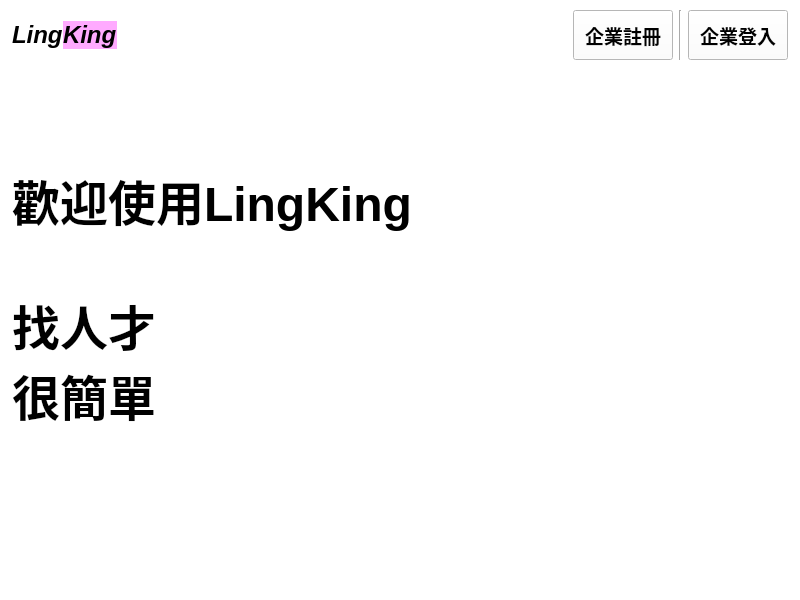
<?xml version="1.0" encoding="UTF-8"?>
<ui version="4.0">
 <class>companyInitWindow</class>
 <widget class="QMainWindow" name="companyInitWindow">
  <property name="geometry">
   <rect>
    <x>0</x>
    <y>0</y>
    <width>800</width>
    <height>600</height>
   </rect>
  </property>
  <property name="windowTitle">
   <string>LingKing</string>
  </property>
  <property name="styleSheet">
   <string notr="true">background-color: rgb(255, 255, 255);</string>
  </property>
  <widget class="QWidget" name="centralwidget">
   <layout class="QGridLayout" name="gridLayout_2">
    <property name="leftMargin">
     <number>12</number>
    </property>
    <property name="topMargin">
     <number>10</number>
    </property>
    <property name="rightMargin">
     <number>12</number>
    </property>
    <property name="bottomMargin">
     <number>10</number>
    </property>
    <item row="0" column="0">
     <layout class="QGridLayout" name="gridLayout">
      <item row="1" column="1">
       <spacer name="verticalSpacer">
        <property name="orientation">
         <enum>Qt::Vertical</enum>
        </property>
        <property name="sizeType">
         <enum>QSizePolicy::Expanding</enum>
        </property>
        <property name="sizeHint" stdset="0">
         <size>
          <width>20</width>
          <height>200</height>
         </size>
        </property>
       </spacer>
      </item>
      <item row="2" column="0">
       <widget class="QLabel" name="label_3">
        <property name="sizePolicy">
         <sizepolicy hsizetype="Minimum" vsizetype="Minimum">
          <horstretch>0</horstretch>
          <verstretch>0</verstretch>
         </sizepolicy>
        </property>
        <property name="minimumSize">
         <size>
          <width>430</width>
          <height>270</height>
         </size>
        </property>
        <property name="font">
         <font>
          <pointsize>36</pointsize>
          <weight>75</weight>
          <bold>true</bold>
         </font>
        </property>
        <property name="text">
         <string>歡迎使用LingKing

找人才
很簡單</string>
        </property>
       </widget>
      </item>
      <item row="2" column="1">
       <widget class="QLabel" name="label">
        <property name="minimumSize">
         <size>
          <width>128</width>
          <height>128</height>
         </size>
        </property>
        <property name="text">
         <string/>
        </property>
        <property name="pixmap">
         <pixmap>hunter.png</pixmap>
        </property>
       </widget>
      </item>
      <item row="0" column="0">
       <layout class="QHBoxLayout" name="horizontalLayout_2">
        <property name="spacing">
         <number>0</number>
        </property>
        <item>
         <widget class="QLabel" name="label_4">
          <property name="enabled">
           <bool>true</bool>
          </property>
          <property name="sizePolicy">
           <sizepolicy hsizetype="Fixed" vsizetype="Fixed">
            <horstretch>1</horstretch>
            <verstretch>0</verstretch>
           </sizepolicy>
          </property>
          <property name="minimumSize">
           <size>
            <width>50</width>
            <height>20</height>
           </size>
          </property>
          <property name="font">
           <font>
            <pointsize>18</pointsize>
            <weight>75</weight>
            <italic>true</italic>
            <bold>true</bold>
            <strikeout>false</strikeout>
           </font>
          </property>
          <property name="text">
           <string>Ling</string>
          </property>
          <property name="textFormat">
           <enum>Qt::PlainText</enum>
          </property>
          <property name="wordWrap">
           <bool>false</bool>
          </property>
         </widget>
        </item>
        <item>
         <widget class="QLabel" name="label_5">
          <property name="sizePolicy">
           <sizepolicy hsizetype="Fixed" vsizetype="Fixed">
            <horstretch>1</horstretch>
            <verstretch>0</verstretch>
           </sizepolicy>
          </property>
          <property name="minimumSize">
           <size>
            <width>50</width>
            <height>20</height>
           </size>
          </property>
          <property name="font">
           <font>
            <pointsize>18</pointsize>
            <weight>75</weight>
            <italic>true</italic>
            <bold>true</bold>
           </font>
          </property>
          <property name="styleSheet">
           <string notr="true">background-color: rgb(255, 170, 255)</string>
          </property>
          <property name="text">
           <string>King</string>
          </property>
         </widget>
        </item>
        <item>
         <spacer name="horizontalSpacer_2">
          <property name="orientation">
           <enum>Qt::Horizontal</enum>
          </property>
          <property name="sizeHint" stdset="0">
           <size>
            <width>120</width>
            <height>20</height>
           </size>
          </property>
         </spacer>
        </item>
       </layout>
      </item>
      <item row="0" column="1">
       <layout class="QHBoxLayout" name="horizontalLayout">
        <item>
         <widget class="QPushButton" name="company_join_BTN">
          <property name="sizePolicy">
           <sizepolicy hsizetype="Fixed" vsizetype="Expanding">
            <horstretch>1</horstretch>
            <verstretch>2</verstretch>
           </sizepolicy>
          </property>
          <property name="minimumSize">
           <size>
            <width>100</width>
            <height>50</height>
           </size>
          </property>
          <property name="maximumSize">
           <size>
            <width>150</width>
            <height>50</height>
           </size>
          </property>
          <property name="font">
           <font>
            <pointsize>14</pointsize>
            <weight>75</weight>
            <bold>true</bold>
           </font>
          </property>
          <property name="cursor">
           <cursorShape>PointingHandCursor</cursorShape>
          </property>
          <property name="styleSheet">
           <string notr="true"/>
          </property>
          <property name="text">
           <string>企業註冊</string>
          </property>
          <property name="iconSize">
           <size>
            <width>32</width>
            <height>32</height>
           </size>
          </property>
         </widget>
        </item>
        <item>
         <widget class="Line" name="line_2">
          <property name="orientation">
           <enum>Qt::Vertical</enum>
          </property>
         </widget>
        </item>
        <item>
         <widget class="QPushButton" name="company_login_BTN">
          <property name="sizePolicy">
           <sizepolicy hsizetype="Fixed" vsizetype="Expanding">
            <horstretch>1</horstretch>
            <verstretch>2</verstretch>
           </sizepolicy>
          </property>
          <property name="minimumSize">
           <size>
            <width>100</width>
            <height>25</height>
           </size>
          </property>
          <property name="maximumSize">
           <size>
            <width>150</width>
            <height>50</height>
           </size>
          </property>
          <property name="sizeIncrement">
           <size>
            <width>0</width>
            <height>0</height>
           </size>
          </property>
          <property name="baseSize">
           <size>
            <width>0</width>
            <height>0</height>
           </size>
          </property>
          <property name="font">
           <font>
            <pointsize>14</pointsize>
            <weight>75</weight>
            <bold>true</bold>
           </font>
          </property>
          <property name="cursor">
           <cursorShape>PointingHandCursor</cursorShape>
          </property>
          <property name="layoutDirection">
           <enum>Qt::LeftToRight</enum>
          </property>
          <property name="styleSheet">
           <string notr="true"/>
          </property>
          <property name="text">
           <string>企業登入</string>
          </property>
          <property name="checkable">
           <bool>false</bool>
          </property>
          <property name="autoExclusive">
           <bool>false</bool>
          </property>
         </widget>
        </item>
       </layout>
      </item>
      <item row="3" column="0">
       <spacer name="verticalSpacer_2">
        <property name="orientation">
         <enum>Qt::Vertical</enum>
        </property>
        <property name="sizeHint" stdset="0">
         <size>
          <width>20</width>
          <height>240</height>
         </size>
        </property>
       </spacer>
      </item>
     </layout>
    </item>
   </layout>
  </widget>
  <widget class="QStatusBar" name="statusbar"/>
 </widget>
 <resources/>
 <connections/>
</ui>
